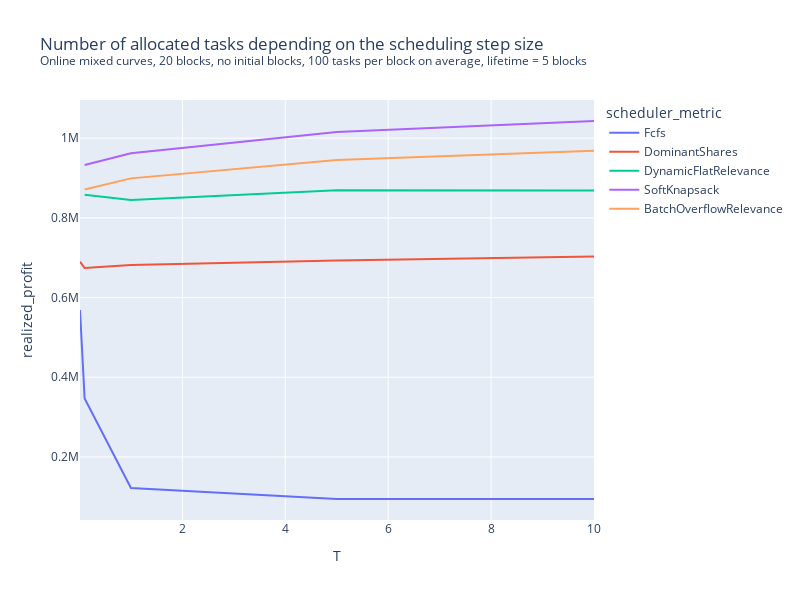

Notebook cell for this chart:
### Code cell
# m = 1000
# T from 0.01 to 50
# Seed 1
# Profit grid.
# Show profit and delay
# Unlocking, blocks.
# Running on ds9 (waiting for a few points but pretty much done).

rdf = load_ray_experiment(Path("/home/pierre/privacypacking/logs/ray/run_and_report_2021-12-09_21-39-48"))
px.line(
    rdf.query("T <= 10").sort_values("T"),
    x="T",
    y="realized_profit",
    color="scheduler_metric",
    # log_x=True,
    width=800,
    height=600,
    # range_y=[0,1000],
    title="Number of allocated tasks depending on the scheduling step size<br><sup>Online mixed curves, 20 blocks, no initial blocks, 100 tasks per block on average, lifetime = 5 blocks</sup>"
)

### Figure 1 — Plotly figure (JSON) as saved in the notebook; plotly's stock layout.template omitted (floating-point values rounded to 4 significant figures)
{"data": [{"hovertemplate": "scheduler_metric=Fcfs<br>T=%{x}<br>realized_profit=%{y}<extra></extra>", "legendgroup": "Fcfs", "line": {"color": "#636efa", "dash": "solid"}, "marker": {"symbol": "circle"}, "mode": "lines", "name": "Fcfs", "orientation": "v", "showlegend": true, "type": "scatter", "x": [0.01, 0.1, 1, 5, 10], "xaxis": "x", "y": [568544, 346811, 121879, 94710, 94479], "yaxis": "y"}, {"hovertemplate": "scheduler_metric=DominantShares<br>T=%{x}<br>realized_profit=%{y}<extra></extra>", "legendgroup": "DominantShares", "line": {"color": "#EF553B", "dash": "solid"}, "marker": {"symbol": "circle"}, "mode": "lines", "name": "DominantShares", "orientation": "v", "showlegend": true, "type": "scatter", "x": [0.01, 0.1, 1, 5, 10], "xaxis": "x", "y": [690027, 674043, 682021, 693006, 702956], "yaxis": "y"}, {"hovertemplate": "scheduler_metric=DynamicFlatRelevance<br>T=%{x}<br>realized_profit=%{y}<extra></extra>", "legendgroup": "DynamicFlatRelevance", "line": {"color": "#00cc96", "dash": "solid"}, "marker": {"symbol": "circle"}, "mode": "lines", "name": "DynamicFlatRelevance", "orientation": "v", "showlegend": true, "type": "scatter", "x": [0.1, 1, 5, 10], "xaxis": "x", "y": [858174, 845006, 869571, 868912], "yaxis": "y"}, {"hovertemplate": "scheduler_metric=SoftKnapsack<br>T=%{x}<br>realized_profit=%{y}<extra></extra>", "legendgroup": "SoftKnapsack", "line": {"color": "#ab63fa", "dash": "solid"}, "marker": {"symbol": "circle"}, "mode": "lines", "name": "SoftKnapsack", "orientation": "v", "showlegend": true, "type": "scatter", "x": [0.1, 1, 5, 10], "xaxis": "x", "y": [932699, 962118, 1015517, 1043126], "yaxis": "y"}, {"hovertemplate": "scheduler_metric=BatchOverflowRelevance<br>T=%{x}<br>realized_profit=%{y}<extra></extra>", "legendgroup": "BatchOverflowRelevance", "line": {"color": "#FFA15A", "dash": "solid"}, "marker": {"symbol": "circle"}, "mode": "lines", "name": "BatchOverflowRelevance", "orientation": "v", "showlegend": true, "type": "scatter", "x": [0.1, 1, 5, 10], "xaxis": "x", "y": [871116, 899149, 944984, 968336], "yaxis": "y"}], "layout": {"height": 600, "legend": {"title": {"text": "scheduler_metric"}, "tracegroupgap": 0}, "title": {"text": "Number of allocated tasks depending on the scheduling step size<br><sup>Online mixed curves, 20 blocks, no initial blocks, 100 tasks per block on average, lifetime = 5 blocks</sup>"}, "width": 800, "xaxis": {"anchor": "y", "domain": [0, 1], "title": {"text": "T"}}, "yaxis": {"anchor": "x", "domain": [0, 1], "title": {"text": "realized_profit"}}}}
